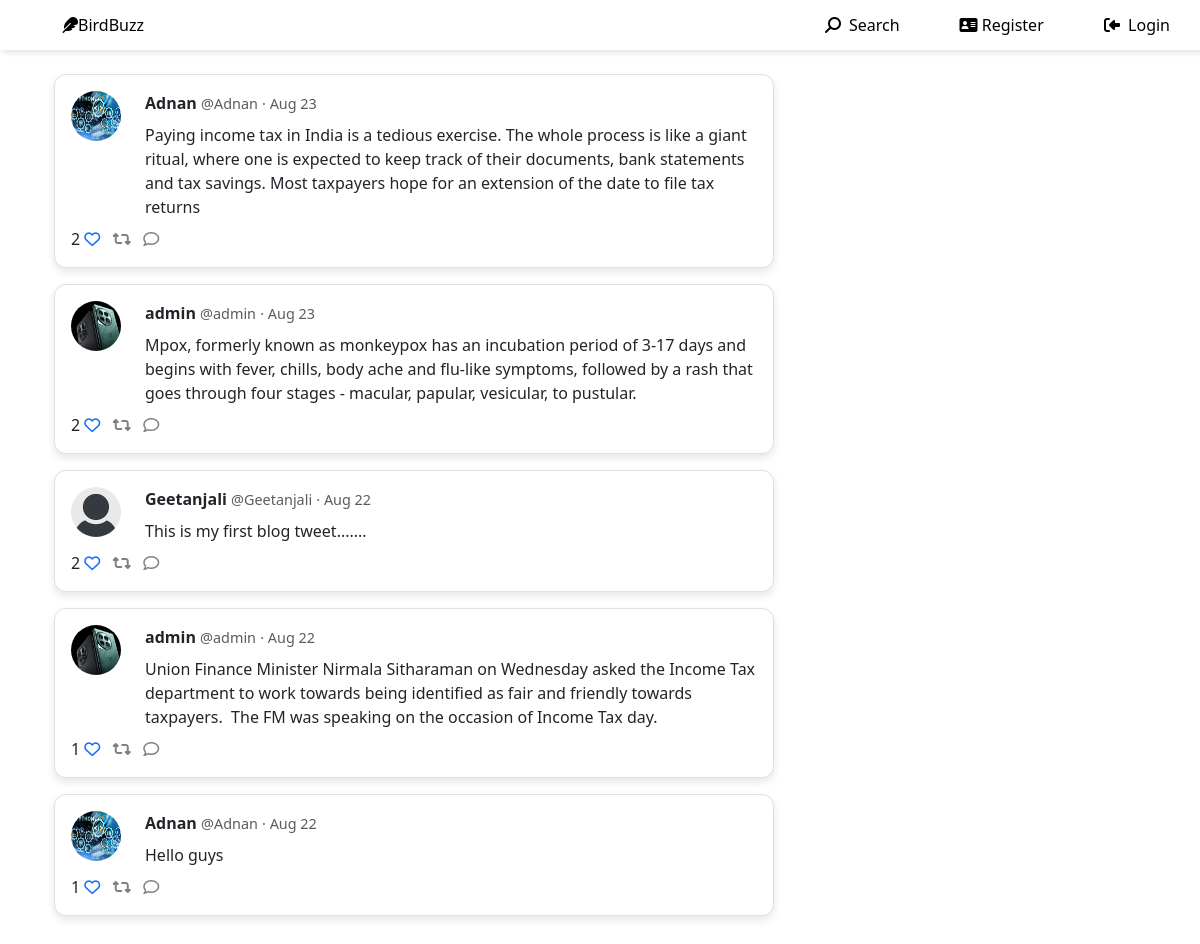
The page / on the database its author committed.
### home/models.py (models this page shows, shortened)
class Tweet(models.Model):
    user = models.ForeignKey(User, related_name='tweets', on_delete=models.DO_NOTHING)
    body = models.CharField(max_length=250)
    created_at = models.DateTimeField(auto_now_add=True)
    likes = models.ManyToManyField(User, related_name='tweet_likes', blank=True )
    def number_of_likes(self):
        return self.likes.count()

class Profile(models.Model):
    user = models.OneToOneField(User, on_delete=models.CASCADE )
    follows = models.ManyToManyField(
        'self', related_name='followed_by',
        symmetrical=False, blank=True
    )
    date_modified = models.DateTimeField(User, auto_now=True)
    profile_image = models.ImageField(null=True, blank=True, upload_to='images/')
    profile_bio = models.CharField(max_length=500, blank=True, null=True)
    homepage_link = models.CharField(max_length=500, blank=True, null=True)
    facebook_link = models.CharField(max_length=500, blank=True, null=True)
    instagram_link = models.CharField(max_length=500, blank=True, null=True)
    linkedin_link = models.CharField(max_length=500, blank=True, null=True)

### home/views.py (the view)
# urls.py: path('', views.home , name='home'),
def home(request):
    if request.user.is_authenticated:
        form = TweetForm(request.POST or None)
        if request.method == 'POST':
            if form.is_valid():
                tweet = form.save(commit=False)
                tweet.user = request.user
                tweet.save()
                messages.success(request, 'Tweet has been posted.')
                return redirect('home')
        profiles = Profile.objects.exclude(user=request.user)
        tweets = Tweet.objects.all().order_by('-created_at')
        return render(request, 'home.html', {
            'tweets': tweets,
            'form': form,
            'profiles': profiles,
        })
    else:
        tweets = Tweet.objects.all().order_by('-created_at')
        return render(request, 'home.html', {'tweets': tweets})

### home/templates/home.html (shortened to what this page needs)
{% extends 'base.html' %}
{% load static %}
{% block content %}
<div class="container my-4">
  <div class="row justify-content-center">
    <div class="col-lg-8 col-md-7 col-sm-12 mb-4">
      {% for tweet in tweets %}
      <div class="card mb-3">
        <div class="card-body">
          <div class="row">
            <div class="col-auto">
              {% if tweet.user.profile.profile_image %}
              <img
                src="{{ tweet.user.profile.profile_image.url }}"
                width="50"
                height="50"
                class="rounded-circle"
                alt="{{ tweet.user.username }}"
              />
              {% else %}
              <img
                src="{% static 'images/default_profile_pic.png' %}"
                width="50"
                height="50"
                class="rounded-circle"
                alt="{{ tweet.user.username }}"
              />
              {% endif %}
            </div>
            <div class="col">
              <div>
                <strong>{{ tweet.user.profile.get_full_name|default:tweet.user.username }}</strong>
                <span class="text-muted">@{{ tweet.user.username }}</span>
                <span class="text-muted"> · {{ tweet.created_at|date:"M d" }}</span>
              </div>
              <p class="mb-0 mt-2" style="white-space: pre-wrap;">{{ tweet.body }}</p>
            </div>
          </div>
          <div class="row mt-2">
            <div class="col text-start">
              {{ tweet.number_of_likes }}
              {% if user in tweet.likes.all %}
              <a href="{% url 'tweet_like' tweet.id %}">
                <i class="fa-solid fa-heart" style="color: red"></i></a>
              {% else %}
              <a href="{% url 'tweet_like' tweet.id %}">
                <i class="fa-regular fa-heart"></i></a>
              {% endif %}
              <a href="{% url 'tweet_share' tweet.id %}">
                <i class="fa-solid fa-retweet" style="color: gray"></i></a>
              <a href="#">
                <i class="fa-regular fa-comment" style="color: gray"></i></a>
            </div>
          </div>
        </div>
      </div>
      {% endfor %}
    </div>
    <div class="col-lg-4 col-md-5 d-none d-lg-block">
    </div>
  </div>
</div>
{% endblock %}

### home/static/css/style.css (style rules this page uses)
* { margin: 0; padding: 0; }
.text-muted { font-size: 0.9rem; }
.card { border: 1px solid #e0e0e0; border-radius: 0.75rem; box-shadow: 0 4px 8px rgba(0, 0, 0, 0.1); transition: box-shadow 0.3s ease, transform 0.3s ease; }

### rows shown on the page
Tweet: user.profile.profile_image (picture), user.profile.get_full_name "Adnan", user.username "Adnan", created_at "Aug 23", body "Paying income tax in India is a tedious exercise. The whole process is like a giant ritual, where one is expected to keep track of their documents, bank statements and tax savings. Most taxpayers hope for an extension of the date to file tax returns", number_of_likes "2"
Tweet: user.profile.profile_image (picture), user.profile.get_full_name "admin", user.username "admin", created_at "Aug 23", body "Mpox, formerly known as monkeypox has an incubation period of 3-17 days and begins with fever, chills, body ache and flu-like symptoms, followed by a rash that goes through four stages - macular, papular, vesicular, to pustular.", number_of_likes "2"
Tweet: user.profile.get_full_name "Geetanjali", user.username "Geetanjali", created_at "Aug 22", body "This is my first blog tweet.......", number_of_likes "2"
Tweet: user.profile.profile_image (picture), user.profile.get_full_name "admin", user.username "admin", created_at "Aug 22", body "Union Finance Minister Nirmala Sitharaman on Wednesday asked the Income Tax department to work towards being identified as fair and friendly towards taxpayers. The FM was speaking on the occasion of Income Tax day.", number_of_likes "1"
Tweet: user.profile.profile_image (picture), user.profile.get_full_name "Adnan", user.username "Adnan", created_at "Aug 22", body "Hello guys", number_of_likes "1"
